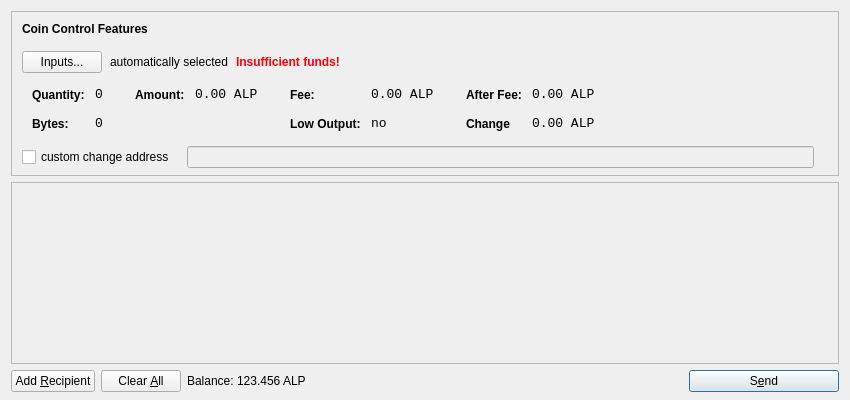
<?xml version="1.0" encoding="UTF-8"?>
<ui version="4.0">
 <class>SendCoinsDialog</class>
 <widget class="QDialog" name="SendCoinsDialog">
  <property name="geometry">
   <rect>
    <x>0</x>
    <y>0</y>
    <width>850</width>
    <height>400</height>
   </rect>
  </property>
  <property name="windowTitle">
   <string>Send Coins</string>
  </property>
  <layout class="QVBoxLayout" name="verticalLayout" stretch="0,1,0">
   <property name="bottomMargin">
    <number>8</number>
   </property>
   <item>
    <widget class="QFrame" name="frameCoinControl">
     <property name="sizePolicy">
      <sizepolicy hsizetype="Expanding" vsizetype="Expanding">
       <horstretch>0</horstretch>
       <verstretch>0</verstretch>
      </sizepolicy>
     </property>
     <property name="maximumSize">
      <size>
       <width>16777215</width>
       <height>16777215</height>
      </size>
     </property>
     <property name="frameShape">
      <enum>QFrame::StyledPanel</enum>
     </property>
     <property name="frameShadow">
      <enum>QFrame::Sunken</enum>
     </property>
     <layout class="QVBoxLayout" name="verticalLayoutCoinControl2">
      <property name="spacing">
       <number>-1</number>
      </property>
      <property name="leftMargin">
       <number>0</number>
      </property>
      <property name="topMargin">
       <number>0</number>
      </property>
      <property name="rightMargin">
       <number>0</number>
      </property>
      <property name="bottomMargin">
       <number>6</number>
      </property>
      <item>
       <layout class="QVBoxLayout" name="verticalLayoutCoinControl" stretch="0,0,0,0,1">
        <property name="spacing">
         <number>0</number>
        </property>
        <property name="leftMargin">
         <number>10</number>
        </property>
        <property name="topMargin">
         <number>10</number>
        </property>
        <item>
         <layout class="QHBoxLayout" name="horizontalLayoutCoinControl1">
          <property name="bottomMargin">
           <number>15</number>
          </property>
          <item>
           <widget class="QLabel" name="labelCoinControlFeatures">
            <property name="sizePolicy">
             <sizepolicy hsizetype="Preferred" vsizetype="Maximum">
              <horstretch>0</horstretch>
              <verstretch>0</verstretch>
             </sizepolicy>
            </property>
            <property name="font">
             <font>
              <weight>75</weight>
              <bold>true</bold>
             </font>
            </property>
            <property name="styleSheet">
             <string notr="true">font-weight:bold;</string>
            </property>
            <property name="text">
             <string>Coin Control Features</string>
            </property>
           </widget>
          </item>
         </layout>
        </item>
        <item>
         <layout class="QHBoxLayout" name="horizontalLayoutCoinControl2" stretch="0,0,0,0">
          <property name="spacing">
           <number>8</number>
          </property>
          <property name="bottomMargin">
           <number>10</number>
          </property>
          <item>
           <widget class="QPushButton" name="pushButtonCoinControl">
            <property name="styleSheet">
             <string notr="true"/>
            </property>
            <property name="text">
             <string>Inputs...</string>
            </property>
           </widget>
          </item>
          <item>
           <widget class="QLabel" name="labelCoinControlAutomaticallySelected">
            <property name="text">
             <string>automatically selected</string>
            </property>
            <property name="margin">
             <number>5</number>
            </property>
           </widget>
          </item>
          <item>
           <widget class="QLabel" name="labelCoinControlInsuffFunds">
            <property name="font">
             <font>
              <weight>75</weight>
              <bold>true</bold>
             </font>
            </property>
            <property name="styleSheet">
             <string notr="true">color:red;font-weight:bold;</string>
            </property>
            <property name="text">
             <string>Insufficient funds!</string>
            </property>
            <property name="margin">
             <number>5</number>
            </property>
           </widget>
          </item>
          <item>
           <spacer name="horizontalSpacerCoinControl">
            <property name="orientation">
             <enum>Qt::Horizontal</enum>
            </property>
            <property name="sizeHint" stdset="0">
             <size>
              <width>40</width>
              <height>1</height>
             </size>
            </property>
           </spacer>
          </item>
         </layout>
        </item>
        <item>
         <widget class="QWidget" name="widgetCoinControl" native="true">
          <property name="sizePolicy">
           <sizepolicy hsizetype="Preferred" vsizetype="Preferred">
            <horstretch>0</horstretch>
            <verstretch>0</verstretch>
           </sizepolicy>
          </property>
          <property name="minimumSize">
           <size>
            <width>0</width>
            <height>0</height>
           </size>
          </property>
          <property name="styleSheet">
           <string notr="true"/>
          </property>
          <layout class="QHBoxLayout" name="horizontalLayoutCoinControl5">
           <property name="margin">
            <number>0</number>
           </property>
           <item>
            <layout class="QHBoxLayout" name="horizontalLayoutCoinControl3" stretch="0,0,0,1">
             <property name="spacing">
              <number>20</number>
             </property>
             <property name="topMargin">
              <number>0</number>
             </property>
             <property name="bottomMargin">
              <number>10</number>
             </property>
             <item>
              <layout class="QFormLayout" name="formLayoutCoinControl1">
               <property name="horizontalSpacing">
                <number>10</number>
               </property>
               <property name="verticalSpacing">
                <number>14</number>
               </property>
               <property name="leftMargin">
                <number>10</number>
               </property>
               <property name="topMargin">
                <number>4</number>
               </property>
               <property name="rightMargin">
                <number>6</number>
               </property>
               <item row="0" column="0">
                <widget class="QLabel" name="labelCoinControlQuantityText">
                 <property name="styleSheet">
                  <string notr="true">font-weight:bold;</string>
                 </property>
                 <property name="text">
                  <string>Quantity:</string>
                 </property>
                 <property name="margin">
                  <number>0</number>
                 </property>
                </widget>
               </item>
               <item row="0" column="1">
                <widget class="QLabel" name="labelCoinControlQuantity">
                 <property name="font">
                  <font>
                   <family>Monospace</family>
                   <pointsize>10</pointsize>
                  </font>
                 </property>
                 <property name="cursor">
                  <cursorShape>IBeamCursor</cursorShape>
                 </property>
                 <property name="contextMenuPolicy">
                  <enum>Qt::ActionsContextMenu</enum>
                 </property>
                 <property name="text">
                  <string>0</string>
                 </property>
                 <property name="margin">
                  <number>0</number>
                 </property>
                 <property name="textInteractionFlags">
                  <set>Qt::LinksAccessibleByMouse|Qt::TextSelectableByKeyboard|Qt::TextSelectableByMouse</set>
                 </property>
                </widget>
               </item>
               <item row="1" column="0">
                <widget class="QLabel" name="labelCoinControlBytesText">
                 <property name="styleSheet">
                  <string notr="true">font-weight:bold;</string>
                 </property>
                 <property name="text">
                  <string>Bytes:</string>
                 </property>
                </widget>
               </item>
               <item row="1" column="1">
                <widget class="QLabel" name="labelCoinControlBytes">
                 <property name="font">
                  <font>
                   <family>Monospace</family>
                   <pointsize>10</pointsize>
                  </font>
                 </property>
                 <property name="cursor">
                  <cursorShape>IBeamCursor</cursorShape>
                 </property>
                 <property name="contextMenuPolicy">
                  <enum>Qt::ActionsContextMenu</enum>
                 </property>
                 <property name="text">
                  <string>0</string>
                 </property>
                 <property name="textInteractionFlags">
                  <set>Qt::LinksAccessibleByMouse|Qt::TextSelectableByKeyboard|Qt::TextSelectableByMouse</set>
                 </property>
                </widget>
               </item>
              </layout>
             </item>
             <item>
              <layout class="QFormLayout" name="formLayoutCoinControl2">
               <property name="horizontalSpacing">
                <number>10</number>
               </property>
               <property name="verticalSpacing">
                <number>14</number>
               </property>
               <property name="leftMargin">
                <number>6</number>
               </property>
               <property name="topMargin">
                <number>4</number>
               </property>
               <property name="rightMargin">
                <number>6</number>
               </property>
               <item row="0" column="0">
                <widget class="QLabel" name="labelCoinControlAmountText">
                 <property name="styleSheet">
                  <string notr="true">font-weight:bold;</string>
                 </property>
                 <property name="text">
                  <string>Amount:</string>
                 </property>
                 <property name="margin">
                  <number>0</number>
                 </property>
                </widget>
               </item>
               <item row="0" column="1">
                <widget class="QLabel" name="labelCoinControlAmount">
                 <property name="font">
                  <font>
                   <family>Monospace</family>
                   <pointsize>10</pointsize>
                  </font>
                 </property>
                 <property name="cursor">
                  <cursorShape>IBeamCursor</cursorShape>
                 </property>
                 <property name="contextMenuPolicy">
                  <enum>Qt::ActionsContextMenu</enum>
                 </property>
                 <property name="text">
                  <string notr="true">0.00 ALP</string>
                 </property>
                 <property name="textInteractionFlags">
                  <set>Qt::LinksAccessibleByMouse|Qt::TextSelectableByKeyboard|Qt::TextSelectableByMouse</set>
                 </property>
                </widget>
               </item>
              </layout>
             </item>
             <item>
              <layout class="QFormLayout" name="formLayoutCoinControl3">
               <property name="horizontalSpacing">
                <number>10</number>
               </property>
               <property name="verticalSpacing">
                <number>14</number>
               </property>
               <property name="leftMargin">
                <number>6</number>
               </property>
               <property name="topMargin">
                <number>4</number>
               </property>
               <property name="rightMargin">
                <number>6</number>
               </property>
               <item row="0" column="0">
                <widget class="QLabel" name="labelCoinControlFeeText">
                 <property name="styleSheet">
                  <string notr="true">font-weight:bold;</string>
                 </property>
                 <property name="text">
                  <string>Fee:</string>
                 </property>
                 <property name="margin">
                  <number>0</number>
                 </property>
                </widget>
               </item>
               <item row="0" column="1">
                <widget class="QLabel" name="labelCoinControlFee">
                 <property name="font">
                  <font>
                   <family>Monospace</family>
                   <pointsize>10</pointsize>
                  </font>
                 </property>
                 <property name="cursor">
                  <cursorShape>IBeamCursor</cursorShape>
                 </property>
                 <property name="contextMenuPolicy">
                  <enum>Qt::ActionsContextMenu</enum>
                 </property>
                 <property name="text">
                  <string notr="true">0.00 ALP</string>
                 </property>
                 <property name="textInteractionFlags">
                  <set>Qt::LinksAccessibleByMouse|Qt::TextSelectableByKeyboard|Qt::TextSelectableByMouse</set>
                 </property>
                </widget>
               </item>
               <item row="1" column="0">
                <widget class="QLabel" name="labelCoinControlLowOutputText">
                 <property name="styleSheet">
                  <string notr="true">font-weight:bold;</string>
                 </property>
                 <property name="text">
                  <string>Low Output:</string>
                 </property>
                </widget>
               </item>
               <item row="1" column="1">
                <widget class="QLabel" name="labelCoinControlLowOutput">
                 <property name="font">
                  <font>
                   <family>Monospace</family>
                   <pointsize>10</pointsize>
                  </font>
                 </property>
                 <property name="cursor">
                  <cursorShape>IBeamCursor</cursorShape>
                 </property>
                 <property name="contextMenuPolicy">
                  <enum>Qt::ActionsContextMenu</enum>
                 </property>
                 <property name="text">
                  <string>no</string>
                 </property>
                 <property name="textInteractionFlags">
                  <set>Qt::LinksAccessibleByMouse|Qt::TextSelectableByKeyboard|Qt::TextSelectableByMouse</set>
                 </property>
                </widget>
               </item>
              </layout>
             </item>
             <item>
              <layout class="QFormLayout" name="formLayoutCoinControl4">
               <property name="horizontalSpacing">
                <number>10</number>
               </property>
               <property name="verticalSpacing">
                <number>14</number>
               </property>
               <property name="leftMargin">
                <number>6</number>
               </property>
               <property name="topMargin">
                <number>4</number>
               </property>
               <property name="rightMargin">
                <number>6</number>
               </property>
               <item row="0" column="0">
                <widget class="QLabel" name="labelCoinControlAfterFeeText">
                 <property name="styleSheet">
                  <string notr="true">font-weight:bold;</string>
                 </property>
                 <property name="text">
                  <string>After Fee:</string>
                 </property>
                 <property name="margin">
                  <number>0</number>
                 </property>
                </widget>
               </item>
               <item row="0" column="1">
                <widget class="QLabel" name="labelCoinControlAfterFee">
                 <property name="font">
                  <font>
                   <family>Monospace</family>
                   <pointsize>10</pointsize>
                  </font>
                 </property>
                 <property name="cursor">
                  <cursorShape>IBeamCursor</cursorShape>
                 </property>
                 <property name="contextMenuPolicy">
                  <enum>Qt::ActionsContextMenu</enum>
                 </property>
                 <property name="text">
                  <string notr="true">0.00 ALP</string>
                 </property>
                 <property name="textInteractionFlags">
                  <set>Qt::LinksAccessibleByMouse|Qt::TextSelectableByKeyboard|Qt::TextSelectableByMouse</set>
                 </property>
                </widget>
               </item>
               <item row="1" column="0">
                <widget class="QLabel" name="labelCoinControlChangeText">
                 <property name="styleSheet">
                  <string notr="true">font-weight:bold;</string>
                 </property>
                 <property name="text">
                  <string>Change</string>
                 </property>
                </widget>
               </item>
               <item row="1" column="1">
                <widget class="QLabel" name="labelCoinControlChange">
                 <property name="font">
                  <font>
                   <family>Monospace</family>
                   <pointsize>10</pointsize>
                  </font>
                 </property>
                 <property name="cursor">
                  <cursorShape>IBeamCursor</cursorShape>
                 </property>
                 <property name="contextMenuPolicy">
                  <enum>Qt::ActionsContextMenu</enum>
                 </property>
                 <property name="text">
                  <string notr="true">0.00 ALP</string>
                 </property>
                 <property name="textInteractionFlags">
                  <set>Qt::LinksAccessibleByMouse|Qt::TextSelectableByKeyboard|Qt::TextSelectableByMouse</set>
                 </property>
                </widget>
               </item>
              </layout>
             </item>
            </layout>
           </item>
          </layout>
         </widget>
        </item>
        <item>
         <layout class="QHBoxLayout" name="horizontalLayoutCoinControl4" stretch="0,0,0">
          <property name="spacing">
           <number>12</number>
          </property>
          <property name="sizeConstraint">
           <enum>QLayout::SetDefaultConstraint</enum>
          </property>
          <property name="topMargin">
           <number>5</number>
          </property>
          <property name="rightMargin">
           <number>5</number>
          </property>
          <item>
           <widget class="QCheckBox" name="checkBoxCoinControlChange">
            <property name="text">
             <string>custom change address</string>
            </property>
           </widget>
          </item>
          <item>
           <widget class="QLineEdit" name="lineEditCoinControlChange">
            <property name="enabled">
             <bool>false</bool>
            </property>
            <property name="sizePolicy">
             <sizepolicy hsizetype="Expanding" vsizetype="Fixed">
              <horstretch>0</horstretch>
              <verstretch>0</verstretch>
             </sizepolicy>
            </property>
           </widget>
          </item>
          <item>
           <widget class="QLabel" name="labelCoinControlChangeLabel">
            <property name="sizePolicy">
             <sizepolicy hsizetype="Preferred" vsizetype="Expanding">
              <horstretch>0</horstretch>
              <verstretch>0</verstretch>
             </sizepolicy>
            </property>
            <property name="minimumSize">
             <size>
              <width>0</width>
              <height>0</height>
             </size>
            </property>
            <property name="text">
             <string/>
            </property>
            <property name="margin">
             <number>3</number>
            </property>
           </widget>
          </item>
         </layout>
        </item>
        <item>
         <spacer name="verticalSpacerCoinControl">
          <property name="orientation">
           <enum>Qt::Vertical</enum>
          </property>
          <property name="sizeHint" stdset="0">
           <size>
            <width>800</width>
            <height>1</height>
           </size>
          </property>
         </spacer>
        </item>
       </layout>
      </item>
     </layout>
    </widget>
   </item>
   <item>
    <widget class="QScrollArea" name="scrollArea">
     <property name="widgetResizable">
      <bool>true</bool>
     </property>
     <widget class="QWidget" name="scrollAreaWidgetContents">
      <property name="geometry">
       <rect>
        <x>0</x>
        <y>0</y>
        <width>830</width>
        <height>165</height>
       </rect>
      </property>
      <layout class="QVBoxLayout" name="verticalLayout_2">
       <property name="margin">
        <number>0</number>
       </property>
       <item>
        <layout class="QVBoxLayout" name="entries">
         <property name="spacing">
          <number>6</number>
         </property>
        </layout>
       </item>
       <item>
        <spacer name="verticalSpacer">
         <property name="orientation">
          <enum>Qt::Vertical</enum>
         </property>
         <property name="sizeHint" stdset="0">
          <size>
           <width>20</width>
           <height>40</height>
          </size>
         </property>
        </spacer>
       </item>
      </layout>
     </widget>
    </widget>
   </item>
   <item>
    <layout class="QHBoxLayout" name="horizontalLayout">
     <item>
      <widget class="QPushButton" name="addButton">
       <property name="toolTip">
        <string>Send to multiple recipients at once</string>
       </property>
       <property name="text">
        <string>Add &amp;Recipient</string>
       </property>
       <property name="autoDefault">
        <bool>false</bool>
       </property>
      </widget>
     </item>
     <item>
      <widget class="QPushButton" name="clearButton">
       <property name="sizePolicy">
        <sizepolicy hsizetype="Minimum" vsizetype="Fixed">
         <horstretch>0</horstretch>
         <verstretch>0</verstretch>
        </sizepolicy>
       </property>
       <property name="toolTip">
        <string>Remove all transaction fields</string>
       </property>
       <property name="text">
        <string>Clear &amp;All</string>
       </property>
       <property name="autoRepeatDelay">
        <number>300</number>
       </property>
       <property name="autoDefault">
        <bool>false</bool>
       </property>
      </widget>
     </item>
     <item>
      <layout class="QHBoxLayout" name="horizontalLayout_2">
       <property name="spacing">
        <number>3</number>
       </property>
       <item>
        <widget class="QLabel" name="label">
         <property name="sizePolicy">
          <sizepolicy hsizetype="Preferred" vsizetype="Fixed">
           <horstretch>0</horstretch>
           <verstretch>0</verstretch>
          </sizepolicy>
         </property>
         <property name="text">
          <string>Balance:</string>
         </property>
        </widget>
       </item>
       <item>
        <widget class="QLabel" name="labelBalance">
         <property name="sizePolicy">
          <sizepolicy hsizetype="Preferred" vsizetype="Fixed">
           <horstretch>0</horstretch>
           <verstretch>0</verstretch>
          </sizepolicy>
         </property>
         <property name="cursor">
          <cursorShape>IBeamCursor</cursorShape>
         </property>
         <property name="text">
          <string notr="true">123.456 ALP</string>
         </property>
         <property name="textInteractionFlags">
          <set>Qt::LinksAccessibleByMouse|Qt::TextSelectableByKeyboard|Qt::TextSelectableByMouse</set>
         </property>
        </widget>
       </item>
      </layout>
     </item>
     <item>
      <spacer name="horizontalSpacer">
       <property name="orientation">
        <enum>Qt::Horizontal</enum>
       </property>
       <property name="sizeHint" stdset="0">
        <size>
         <width>40</width>
         <height>20</height>
        </size>
       </property>
      </spacer>
     </item>
     <item>
      <widget class="QPushButton" name="sendButton">
       <property name="minimumSize">
        <size>
         <width>150</width>
         <height>0</height>
        </size>
       </property>
       <property name="toolTip">
        <string>Confirm the send action</string>
       </property>
       <property name="text">
        <string>S&amp;end</string>
       </property>
       <property name="icon">
        <iconset resource="../bitcoin.qrc">
         <normaloff>:/icons/send</normaloff>:/icons/send</iconset>
       </property>
       <property name="default">
        <bool>true</bool>
       </property>
      </widget>
     </item>
    </layout>
   </item>
  </layout>
 </widget>
 <resources>
  <include location="../bitcoin.qrc"/>
 </resources>
 <connections/>
</ui>
